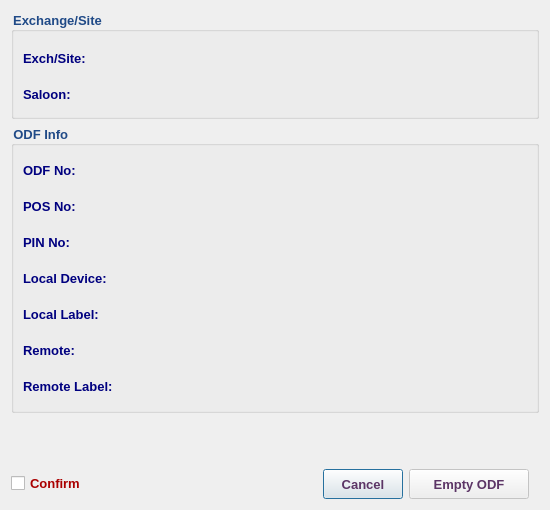
<?xml version="1.0" encoding="UTF-8"?>
<ui version="4.0">
 <class>DepleteOdfPinDialog</class>
 <widget class="QDialog" name="DepleteOdfPinDialog">
  <property name="windowModality">
   <enum>Qt::NonModal</enum>
  </property>
  <property name="geometry">
   <rect>
    <x>0</x>
    <y>0</y>
    <width>550</width>
    <height>510</height>
   </rect>
  </property>
  <property name="sizePolicy">
   <sizepolicy hsizetype="Fixed" vsizetype="Fixed">
    <horstretch>0</horstretch>
    <verstretch>0</verstretch>
   </sizepolicy>
  </property>
  <property name="minimumSize">
   <size>
    <width>550</width>
    <height>510</height>
   </size>
  </property>
  <property name="maximumSize">
   <size>
    <width>551</width>
    <height>511</height>
   </size>
  </property>
  <property name="font">
   <font>
    <family>Tahoma</family>
    <pointsize>10</pointsize>
   </font>
  </property>
  <property name="windowTitle">
   <string>Deplete ODF PIN</string>
  </property>
  <property name="windowIcon">
   <iconset resource="../../../../image.qrc">
    <normaloff>:/Image/disconnection.png</normaloff>:/Image/disconnection.png</iconset>
  </property>
  <layout class="QVBoxLayout" name="verticalLayout_3">
   <item>
    <widget class="QGroupBox" name="groupBox">
     <property name="font">
      <font>
       <family>Tahoma</family>
       <pointsize>10</pointsize>
       <weight>75</weight>
       <bold>true</bold>
      </font>
     </property>
     <property name="styleSheet">
      <string notr="true">color: rgb(32, 74, 135);</string>
     </property>
     <property name="title">
      <string>Exchange/Site</string>
     </property>
     <layout class="QVBoxLayout" name="verticalLayout_2">
      <item>
       <layout class="QHBoxLayout" name="horizontalLayout_6">
        <item>
         <widget class="QLabel" name="label_7">
          <property name="minimumSize">
           <size>
            <width>120</width>
            <height>30</height>
           </size>
          </property>
          <property name="maximumSize">
           <size>
            <width>120</width>
            <height>25</height>
           </size>
          </property>
          <property name="font">
           <font>
            <family>Tahoma</family>
            <pointsize>10</pointsize>
            <weight>75</weight>
            <bold>true</bold>
           </font>
          </property>
          <property name="styleSheet">
           <string notr="true">color: rgb(0, 0, 127);</string>
          </property>
          <property name="text">
           <string>Exch/Site:</string>
          </property>
         </widget>
        </item>
        <item>
         <widget class="QLabel" name="abbrLbl">
          <property name="sizePolicy">
           <sizepolicy hsizetype="Expanding" vsizetype="Fixed">
            <horstretch>0</horstretch>
            <verstretch>0</verstretch>
           </sizepolicy>
          </property>
          <property name="minimumSize">
           <size>
            <width>350</width>
            <height>30</height>
           </size>
          </property>
          <property name="maximumSize">
           <size>
            <width>5000</width>
            <height>30</height>
           </size>
          </property>
          <property name="font">
           <font>
            <family>Tahoma</family>
            <pointsize>10</pointsize>
            <weight>75</weight>
            <bold>true</bold>
           </font>
          </property>
          <property name="styleSheet">
           <string notr="true">color: rgb(85, 0, 127);</string>
          </property>
          <property name="text">
           <string/>
          </property>
          <property name="wordWrap">
           <bool>true</bool>
          </property>
         </widget>
        </item>
       </layout>
      </item>
      <item>
       <layout class="QHBoxLayout" name="horizontalLayout_7">
        <item>
         <widget class="QLabel" name="label_8">
          <property name="minimumSize">
           <size>
            <width>120</width>
            <height>30</height>
           </size>
          </property>
          <property name="maximumSize">
           <size>
            <width>120</width>
            <height>25</height>
           </size>
          </property>
          <property name="font">
           <font>
            <family>Tahoma</family>
            <pointsize>10</pointsize>
            <weight>75</weight>
            <bold>true</bold>
           </font>
          </property>
          <property name="styleSheet">
           <string notr="true">color: rgb(0, 0, 127);</string>
          </property>
          <property name="text">
           <string>Saloon:</string>
          </property>
         </widget>
        </item>
        <item>
         <widget class="QLabel" name="saloonLbl">
          <property name="sizePolicy">
           <sizepolicy hsizetype="Expanding" vsizetype="Fixed">
            <horstretch>0</horstretch>
            <verstretch>0</verstretch>
           </sizepolicy>
          </property>
          <property name="minimumSize">
           <size>
            <width>350</width>
            <height>30</height>
           </size>
          </property>
          <property name="maximumSize">
           <size>
            <width>5000</width>
            <height>30</height>
           </size>
          </property>
          <property name="font">
           <font>
            <family>Tahoma</family>
            <pointsize>10</pointsize>
            <weight>75</weight>
            <bold>true</bold>
           </font>
          </property>
          <property name="styleSheet">
           <string notr="true">color: rgb(85, 0, 127);</string>
          </property>
          <property name="text">
           <string/>
          </property>
          <property name="wordWrap">
           <bool>true</bool>
          </property>
         </widget>
        </item>
       </layout>
      </item>
     </layout>
    </widget>
   </item>
   <item>
    <widget class="QGroupBox" name="groupBox_2">
     <property name="font">
      <font>
       <family>Tahoma</family>
       <pointsize>10</pointsize>
       <weight>75</weight>
       <bold>true</bold>
      </font>
     </property>
     <property name="styleSheet">
      <string notr="true">color: rgb(32, 74, 135);</string>
     </property>
     <property name="title">
      <string>ODF Info </string>
     </property>
     <layout class="QHBoxLayout" name="horizontalLayout_12">
      <item>
       <layout class="QHBoxLayout" name="horizontalLayout_11">
        <item>
         <layout class="QVBoxLayout" name="verticalLayout">
          <item>
           <layout class="QHBoxLayout" name="horizontalLayout_8">
            <item>
             <widget class="QLabel" name="label_9">
              <property name="minimumSize">
               <size>
                <width>135</width>
                <height>30</height>
               </size>
              </property>
              <property name="maximumSize">
               <size>
                <width>135</width>
                <height>30</height>
               </size>
              </property>
              <property name="font">
               <font>
                <family>Tahoma</family>
                <pointsize>10</pointsize>
                <weight>75</weight>
                <bold>true</bold>
               </font>
              </property>
              <property name="styleSheet">
               <string notr="true">color: rgb(0, 0, 127);</string>
              </property>
              <property name="text">
               <string>ODF No:</string>
              </property>
             </widget>
            </item>
            <item>
             <widget class="QLabel" name="odfLbl">
              <property name="sizePolicy">
               <sizepolicy hsizetype="Expanding" vsizetype="Preferred">
                <horstretch>0</horstretch>
                <verstretch>0</verstretch>
               </sizepolicy>
              </property>
              <property name="minimumSize">
               <size>
                <width>250</width>
                <height>30</height>
               </size>
              </property>
              <property name="maximumSize">
               <size>
                <width>5000</width>
                <height>30</height>
               </size>
              </property>
              <property name="font">
               <font>
                <family>Tahoma</family>
                <pointsize>10</pointsize>
                <weight>75</weight>
                <bold>true</bold>
               </font>
              </property>
              <property name="styleSheet">
               <string notr="true">color: rgb(85, 0, 127);</string>
              </property>
              <property name="text">
               <string/>
              </property>
              <property name="wordWrap">
               <bool>true</bool>
              </property>
             </widget>
            </item>
           </layout>
          </item>
          <item>
           <layout class="QHBoxLayout" name="horizontalLayout_9">
            <item>
             <widget class="QLabel" name="label_10">
              <property name="minimumSize">
               <size>
                <width>135</width>
                <height>30</height>
               </size>
              </property>
              <property name="maximumSize">
               <size>
                <width>135</width>
                <height>30</height>
               </size>
              </property>
              <property name="font">
               <font>
                <family>Tahoma</family>
                <pointsize>10</pointsize>
                <weight>75</weight>
                <bold>true</bold>
               </font>
              </property>
              <property name="styleSheet">
               <string notr="true">color: rgb(0, 0, 127);</string>
              </property>
              <property name="text">
               <string>POS No:</string>
              </property>
             </widget>
            </item>
            <item>
             <widget class="QLabel" name="posLbl">
              <property name="sizePolicy">
               <sizepolicy hsizetype="Expanding" vsizetype="Preferred">
                <horstretch>0</horstretch>
                <verstretch>0</verstretch>
               </sizepolicy>
              </property>
              <property name="minimumSize">
               <size>
                <width>250</width>
                <height>30</height>
               </size>
              </property>
              <property name="maximumSize">
               <size>
                <width>5000</width>
                <height>30</height>
               </size>
              </property>
              <property name="font">
               <font>
                <family>Tahoma</family>
                <pointsize>10</pointsize>
                <weight>75</weight>
                <bold>true</bold>
               </font>
              </property>
              <property name="styleSheet">
               <string notr="true">color: rgb(85, 0, 127);</string>
              </property>
              <property name="text">
               <string/>
              </property>
              <property name="wordWrap">
               <bool>true</bool>
              </property>
             </widget>
            </item>
           </layout>
          </item>
          <item>
           <layout class="QHBoxLayout" name="horizontalLayout_10">
            <item>
             <widget class="QLabel" name="label_11">
              <property name="minimumSize">
               <size>
                <width>135</width>
                <height>30</height>
               </size>
              </property>
              <property name="maximumSize">
               <size>
                <width>135</width>
                <height>30</height>
               </size>
              </property>
              <property name="font">
               <font>
                <family>Tahoma</family>
                <pointsize>10</pointsize>
                <weight>75</weight>
                <bold>true</bold>
               </font>
              </property>
              <property name="styleSheet">
               <string notr="true">color: rgb(0, 0, 127);</string>
              </property>
              <property name="text">
               <string>PIN No:</string>
              </property>
             </widget>
            </item>
            <item>
             <widget class="QLabel" name="pinLbl">
              <property name="sizePolicy">
               <sizepolicy hsizetype="Expanding" vsizetype="Preferred">
                <horstretch>0</horstretch>
                <verstretch>0</verstretch>
               </sizepolicy>
              </property>
              <property name="minimumSize">
               <size>
                <width>250</width>
                <height>30</height>
               </size>
              </property>
              <property name="maximumSize">
               <size>
                <width>5000</width>
                <height>30</height>
               </size>
              </property>
              <property name="font">
               <font>
                <family>Tahoma</family>
                <pointsize>10</pointsize>
                <weight>75</weight>
                <bold>true</bold>
               </font>
              </property>
              <property name="styleSheet">
               <string notr="true">color: rgb(85, 0, 127);</string>
              </property>
              <property name="text">
               <string/>
              </property>
              <property name="wordWrap">
               <bool>true</bool>
              </property>
             </widget>
            </item>
           </layout>
          </item>
          <item>
           <layout class="QHBoxLayout" name="horizontalLayout_5">
            <item>
             <widget class="QLabel" name="label">
              <property name="minimumSize">
               <size>
                <width>135</width>
                <height>30</height>
               </size>
              </property>
              <property name="maximumSize">
               <size>
                <width>135</width>
                <height>30</height>
               </size>
              </property>
              <property name="font">
               <font>
                <family>Tahoma</family>
                <pointsize>10</pointsize>
                <weight>75</weight>
                <bold>true</bold>
               </font>
              </property>
              <property name="styleSheet">
               <string notr="true">color: rgb(0, 0, 127);</string>
              </property>
              <property name="text">
               <string>Local Device:</string>
              </property>
             </widget>
            </item>
            <item>
             <widget class="QLabel" name="localDevLbl">
              <property name="sizePolicy">
               <sizepolicy hsizetype="Expanding" vsizetype="Preferred">
                <horstretch>0</horstretch>
                <verstretch>0</verstretch>
               </sizepolicy>
              </property>
              <property name="minimumSize">
               <size>
                <width>250</width>
                <height>30</height>
               </size>
              </property>
              <property name="maximumSize">
               <size>
                <width>5000</width>
                <height>30</height>
               </size>
              </property>
              <property name="font">
               <font>
                <family>Tahoma</family>
                <pointsize>10</pointsize>
                <weight>75</weight>
                <bold>true</bold>
               </font>
              </property>
              <property name="styleSheet">
               <string notr="true">color: rgb(85, 0, 127);</string>
              </property>
              <property name="text">
               <string/>
              </property>
              <property name="wordWrap">
               <bool>true</bool>
              </property>
             </widget>
            </item>
           </layout>
          </item>
          <item>
           <layout class="QHBoxLayout" name="horizontalLayout_4">
            <item>
             <widget class="QLabel" name="label_2">
              <property name="minimumSize">
               <size>
                <width>135</width>
                <height>30</height>
               </size>
              </property>
              <property name="maximumSize">
               <size>
                <width>135</width>
                <height>30</height>
               </size>
              </property>
              <property name="font">
               <font>
                <family>Tahoma</family>
                <pointsize>10</pointsize>
                <weight>75</weight>
                <bold>true</bold>
               </font>
              </property>
              <property name="styleSheet">
               <string notr="true">color: rgb(0, 0, 127);</string>
              </property>
              <property name="text">
               <string>Local Label:</string>
              </property>
             </widget>
            </item>
            <item>
             <widget class="QLabel" name="localLabelLbl">
              <property name="sizePolicy">
               <sizepolicy hsizetype="Expanding" vsizetype="Preferred">
                <horstretch>0</horstretch>
                <verstretch>0</verstretch>
               </sizepolicy>
              </property>
              <property name="minimumSize">
               <size>
                <width>250</width>
                <height>30</height>
               </size>
              </property>
              <property name="maximumSize">
               <size>
                <width>5000</width>
                <height>30</height>
               </size>
              </property>
              <property name="font">
               <font>
                <family>Tahoma</family>
                <pointsize>10</pointsize>
                <weight>75</weight>
                <bold>true</bold>
               </font>
              </property>
              <property name="styleSheet">
               <string notr="true">color: rgb(85, 0, 127);</string>
              </property>
              <property name="text">
               <string/>
              </property>
              <property name="wordWrap">
               <bool>true</bool>
              </property>
             </widget>
            </item>
           </layout>
          </item>
          <item>
           <layout class="QHBoxLayout" name="horizontalLayout_3">
            <item>
             <widget class="QLabel" name="label_3">
              <property name="minimumSize">
               <size>
                <width>135</width>
                <height>30</height>
               </size>
              </property>
              <property name="maximumSize">
               <size>
                <width>135</width>
                <height>30</height>
               </size>
              </property>
              <property name="font">
               <font>
                <family>Tahoma</family>
                <pointsize>10</pointsize>
                <weight>75</weight>
                <bold>true</bold>
               </font>
              </property>
              <property name="styleSheet">
               <string notr="true">color: rgb(0, 0, 127);</string>
              </property>
              <property name="text">
               <string>Remote:</string>
              </property>
             </widget>
            </item>
            <item>
             <widget class="QLabel" name="remoteLbl">
              <property name="sizePolicy">
               <sizepolicy hsizetype="Expanding" vsizetype="Preferred">
                <horstretch>0</horstretch>
                <verstretch>0</verstretch>
               </sizepolicy>
              </property>
              <property name="minimumSize">
               <size>
                <width>250</width>
                <height>30</height>
               </size>
              </property>
              <property name="maximumSize">
               <size>
                <width>5000</width>
                <height>30</height>
               </size>
              </property>
              <property name="font">
               <font>
                <family>Tahoma</family>
                <pointsize>10</pointsize>
                <weight>75</weight>
                <bold>true</bold>
               </font>
              </property>
              <property name="styleSheet">
               <string notr="true">color: rgb(85, 0, 127);</string>
              </property>
              <property name="text">
               <string/>
              </property>
              <property name="wordWrap">
               <bool>true</bool>
              </property>
             </widget>
            </item>
           </layout>
          </item>
          <item>
           <layout class="QHBoxLayout" name="horizontalLayout_2">
            <item>
             <widget class="QLabel" name="label_4">
              <property name="minimumSize">
               <size>
                <width>135</width>
                <height>30</height>
               </size>
              </property>
              <property name="maximumSize">
               <size>
                <width>135</width>
                <height>30</height>
               </size>
              </property>
              <property name="font">
               <font>
                <family>Tahoma</family>
                <pointsize>10</pointsize>
                <weight>75</weight>
                <bold>true</bold>
               </font>
              </property>
              <property name="styleSheet">
               <string notr="true">color: rgb(0, 0, 127);</string>
              </property>
              <property name="text">
               <string>Remote Label:</string>
              </property>
             </widget>
            </item>
            <item>
             <widget class="QLabel" name="remoteLabelLbl">
              <property name="sizePolicy">
               <sizepolicy hsizetype="Expanding" vsizetype="Preferred">
                <horstretch>0</horstretch>
                <verstretch>0</verstretch>
               </sizepolicy>
              </property>
              <property name="minimumSize">
               <size>
                <width>250</width>
                <height>30</height>
               </size>
              </property>
              <property name="maximumSize">
               <size>
                <width>5000</width>
                <height>30</height>
               </size>
              </property>
              <property name="font">
               <font>
                <family>Tahoma</family>
                <pointsize>10</pointsize>
                <weight>75</weight>
                <bold>true</bold>
               </font>
              </property>
              <property name="styleSheet">
               <string notr="true">color: rgb(85, 0, 127);</string>
              </property>
              <property name="text">
               <string/>
              </property>
              <property name="wordWrap">
               <bool>true</bool>
              </property>
             </widget>
            </item>
           </layout>
          </item>
         </layout>
        </item>
        <item>
         <widget class="QLabel" name="label_15">
          <property name="minimumSize">
           <size>
            <width>64</width>
            <height>64</height>
           </size>
          </property>
          <property name="maximumSize">
           <size>
            <width>64</width>
            <height>64</height>
           </size>
          </property>
          <property name="font">
           <font>
            <family>Tahoma</family>
            <pointsize>10</pointsize>
           </font>
          </property>
          <property name="text">
           <string/>
          </property>
          <property name="pixmap">
           <pixmap resource="../../../../image.qrc">:/Image/disconnection.png</pixmap>
          </property>
         </widget>
        </item>
       </layout>
      </item>
     </layout>
    </widget>
   </item>
   <item>
    <spacer name="verticalSpacer">
     <property name="font">
      <font>
       <family>Tahoma</family>
       <pointsize>10</pointsize>
      </font>
     </property>
     <property name="orientation">
      <enum>Qt::Vertical</enum>
     </property>
     <property name="sizeHint" stdset="0">
      <size>
       <width>20</width>
       <height>40</height>
      </size>
     </property>
    </spacer>
   </item>
   <item>
    <layout class="QHBoxLayout" name="horizontalLayout">
     <property name="rightMargin">
      <number>10</number>
     </property>
     <item>
      <widget class="QCheckBox" name="checkBox">
       <property name="font">
        <font>
         <family>Tahoma</family>
         <pointsize>10</pointsize>
         <weight>75</weight>
         <bold>true</bold>
        </font>
       </property>
       <property name="styleSheet">
        <string notr="true">color: rgb(170, 0, 0);</string>
       </property>
       <property name="text">
        <string>Confirm</string>
       </property>
      </widget>
     </item>
     <item>
      <spacer name="horizontalSpacer">
       <property name="font">
        <font>
         <family>Tahoma</family>
         <pointsize>10</pointsize>
        </font>
       </property>
       <property name="orientation">
        <enum>Qt::Horizontal</enum>
       </property>
       <property name="sizeHint" stdset="0">
        <size>
         <width>40</width>
         <height>20</height>
        </size>
       </property>
      </spacer>
     </item>
     <item>
      <widget class="QPushButton" name="cancelBtn">
       <property name="sizePolicy">
        <sizepolicy hsizetype="Preferred" vsizetype="Preferred">
         <horstretch>0</horstretch>
         <verstretch>0</verstretch>
        </sizepolicy>
       </property>
       <property name="minimumSize">
        <size>
         <width>80</width>
         <height>30</height>
        </size>
       </property>
       <property name="maximumSize">
        <size>
         <width>150</width>
         <height>30</height>
        </size>
       </property>
       <property name="font">
        <font>
         <family>Tahoma</family>
         <pointsize>10</pointsize>
         <weight>75</weight>
         <bold>true</bold>
        </font>
       </property>
       <property name="styleSheet">
        <string notr="true">color: rgb(92, 53, 102);</string>
       </property>
       <property name="text">
        <string>Cancel</string>
       </property>
      </widget>
     </item>
     <item>
      <widget class="QPushButton" name="okBtn">
       <property name="enabled">
        <bool>false</bool>
       </property>
       <property name="sizePolicy">
        <sizepolicy hsizetype="Preferred" vsizetype="Preferred">
         <horstretch>0</horstretch>
         <verstretch>0</verstretch>
        </sizepolicy>
       </property>
       <property name="minimumSize">
        <size>
         <width>120</width>
         <height>30</height>
        </size>
       </property>
       <property name="maximumSize">
        <size>
         <width>200</width>
         <height>30</height>
        </size>
       </property>
       <property name="font">
        <font>
         <family>Tahoma</family>
         <pointsize>10</pointsize>
         <weight>75</weight>
         <bold>true</bold>
        </font>
       </property>
       <property name="styleSheet">
        <string notr="true">color: rgb(92, 53, 102);</string>
       </property>
       <property name="text">
        <string>Empty ODF</string>
       </property>
       <property name="icon">
        <iconset resource="../../../../image.qrc">
         <normaloff>:/Image/disconnection.png</normaloff>:/Image/disconnection.png</iconset>
       </property>
       <property name="iconSize">
        <size>
         <width>20</width>
         <height>20</height>
        </size>
       </property>
      </widget>
     </item>
    </layout>
   </item>
  </layout>
 </widget>
 <tabstops>
  <tabstop>checkBox</tabstop>
  <tabstop>okBtn</tabstop>
  <tabstop>cancelBtn</tabstop>
 </tabstops>
 <resources>
  <include location="../../../../image.qrc"/>
 </resources>
 <connections/>
</ui>
